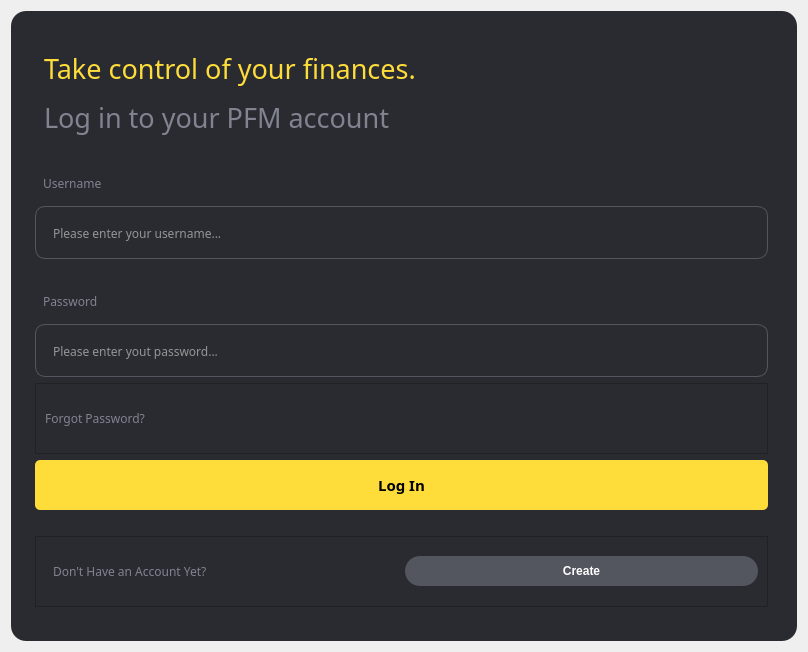
             <widget class="QWidget" name="loginPage">
              <property name="styleSheet">
               <string notr="true"/>
              </property>
              <layout class="QVBoxLayout" name="verticalLayout_3">
               <item>
                <widget class="QFrame" name="loginFrame">
                 <property name="minimumSize">
                  <size>
                   <width>500</width>
                   <height>630</height>
                  </size>
                 </property>
                 <property name="maximumSize">
                  <size>
                   <width>1000</width>
                   <height>700</height>
                  </size>
                 </property>
                 <property name="styleSheet">
                  <string notr="true">#loginFrame{
	background-color: rgb(42, 43, 48);       
   	padding-left: 15px;      
   	padding-right: 20px;       
    padding-top: 25px;          
    padding-bottom: 25px;
	border-radius: 15px;      
}
#username, #password{
	padding-top:25px;
}
QLabel{
	background-color:none;
	padding:5px;
}
QLineEdit{
	height:50px;
	padding: 1px 15 px;
	background-color: rgb(42, 43, 48);
	border: 1px solid rgba(84,86,95,255);
	border-radius: 10px;
	color:rgb(255, 255, 255);
}
#LI_buttonLI{
	background-color: rgb(254, 221, 59);	
	border-radius:5px;
	height:50px;
}
#LI_buttonSignIn{
	color:rgb(255, 255, 255);
	background-color: rgb(84, 86, 95);
	border-radius:15px;
	height:30px;
}
#LI_buttonForgetPassword{
	background-color:rgb(42,43,48);
	color:#808390;
	border-radius:15px;
	height:30px;
}
#username, #password, #LI_noAcc{
	color: rgb(128, 131, 144);
	font-family: Poppins;
}
#LI_ErrorMsg{
	color: rgb(42, 43, 48);
	font-family: Poppins;
}
#frame, #frame_2{
background-color: rgb(42, 43, 48);
}</string>
                 </property>
                 <property name="frameShape">
                  <enum>QFrame::StyledPanel</enum>
                 </property>
                 <property name="frameShadow">
                  <enum>QFrame::Raised</enum>
                 </property>
                 <layout class="QGridLayout" name="gridLayout_4">
                  <item row="1" column="0">
                   <widget class="QLabel" name="username">
                    <property name="sizePolicy">
                     <sizepolicy hsizetype="Preferred" vsizetype="Maximum">
                      <horstretch>0</horstretch>
                      <verstretch>0</verstretch>
                     </sizepolicy>
                    </property>
                    <property name="font">
                     <font>
                      <family>Poppins</family>
                      <pointsize>9</pointsize>
                     </font>
                    </property>
                    <property name="text">
                     <string>Username</string>
                    </property>
                    <property name="alignment">
                     <set>Qt::AlignBottom|Qt::AlignLeading|Qt::AlignLeft</set>
                    </property>
                   </widget>
                  </item>
                  <item row="3" column="0">
                   <widget class="QLabel" name="password">
                    <property name="sizePolicy">
                     <sizepolicy hsizetype="Preferred" vsizetype="Maximum">
                      <horstretch>0</horstretch>
                      <verstretch>0</verstretch>
                     </sizepolicy>
                    </property>
                    <property name="font">
                     <font>
                      <family>Poppins</family>
                      <pointsize>9</pointsize>
                     </font>
                    </property>
                    <property name="text">
                     <string>Password</string>
                    </property>
                    <property name="alignment">
                     <set>Qt::AlignBottom|Qt::AlignLeading|Qt::AlignLeft</set>
                    </property>
                   </widget>
                  </item>
                  <item row="2" column="0">
                   <widget class="QLineEdit" name="LI_inputUsername">
                    <property name="font">
                     <font>
                      <family>Poppins</family>
                      <pointsize>9</pointsize>
                     </font>
                    </property>
                    <property name="placeholderText">
                     <string>Please enter your username...</string>
                    </property>
                   </widget>
                  </item>
                  <item row="4" column="0">
                   <widget class="QLineEdit" name="LI_inputPassword">
                    <property name="font">
                     <font>
                      <family>Poppins</family>
                      <pointsize>9</pointsize>
                     </font>
                    </property>
                    <property name="echoMode">
                     <enum>QLineEdit::Password</enum>
                    </property>
                    <property name="placeholderText">
                     <string>Please enter yout password...</string>
                    </property>
                   </widget>
                  </item>
                  <item row="6" column="0">
                   <widget class="QPushButton" name="LI_buttonLI">
                    <property name="font">
                     <font>
                      <family>Montserrat</family>
                      <pointsize>11</pointsize>
                      <weight>75</weight>
                      <bold>true</bold>
                     </font>
                    </property>
                    <property name="cursor">
                     <cursorShape>PointingHandCursor</cursorShape>
                    </property>
                    <property name="text">
                     <string>Log In</string>
                    </property>
                   </widget>
                  </item>
                  <item row="0" column="0">
                   <widget class="QLabel" name="loginHeader">
                    <property name="font">
                     <font>
                      <family>Poppins Medium</family>
                      <pointsize>13</pointsize>
                     </font>
                    </property>
                    <property name="text">
                     <string>&lt;html&gt;&lt;head/&gt;&lt;body&gt;&lt;p&gt;&lt;span style=&quot; font-size:20pt; color:#fedd3b;&quot;&gt;Take control of your finances.&lt;/span&gt;&lt;/p&gt;&lt;p&gt;&lt;span style=&quot; font-size:20pt; color:#808390;&quot;&gt;Log in to your PFM account&lt;/span&gt;&lt;/p&gt;&lt;/body&gt;&lt;/html&gt;</string>
                    </property>
                   </widget>
                  </item>
                  <item row="7" column="0">
                   <spacer name="horizontalSpacer_2">
                    <property name="orientation">
                     <enum>Qt::Horizontal</enum>
                    </property>
                    <property name="sizeHint" stdset="0">
                     <size>
                      <width>553</width>
                      <height>20</height>
                     </size>
                    </property>
                   </spacer>
                  </item>
                  <item row="5" column="0">
                   <widget class="QFrame" name="frame">
                    <property name="frameShape">
                     <enum>QFrame::StyledPanel</enum>
                    </property>
                    <property name="frameShadow">
                     <enum>QFrame::Raised</enum>
                    </property>
                    <layout class="QHBoxLayout" name="horizontalLayout_2">
                     <item>
                      <widget class="QPushButton" name="LI_buttonForgetPassword">
                       <property name="font">
                        <font>
                         <family>Poppins</family>
                         <pointsize>9</pointsize>
                        </font>
                       </property>
                       <property name="cursor">
                        <cursorShape>PointingHandCursor</cursorShape>
                       </property>
                       <property name="text">
                        <string>Forgot Password?</string>
                       </property>
                      </widget>
                     </item>
                     <item>
                      <spacer name="horizontalSpacer">
                       <property name="orientation">
                        <enum>Qt::Horizontal</enum>
                       </property>
                       <property name="sizeHint" stdset="0">
                        <size>
                         <width>589</width>
                         <height>20</height>
                        </size>
                       </property>
                      </spacer>
                     </item>
                     <item>
                      <widget class="QLabel" name="LI_ErrorMsg">
                       <property name="font">
                        <font>
                         <family>Poppins</family>
                         <pointsize>10</pointsize>
                        </font>
                       </property>
                       <property name="styleSheet">
                        <string notr="true">color: rgb(255, 55, 58);</string>
                       </property>
                       <property name="text">
                        <string/>
                       </property>
                      </widget>
                     </item>
                    </layout>
                   </widget>
                  </item>
                  <item row="8" column="0">
                   <widget class="QFrame" name="frame_2">
                    <property name="frameShape">
                     <enum>QFrame::StyledPanel</enum>
                    </property>
                    <property name="frameShadow">
                     <enum>QFrame::Raised</enum>
                    </property>
                    <layout class="QHBoxLayout" name="horizontalLayout_3">
                     <item>
                      <widget class="QLabel" name="LI_noAcc">
                       <property name="font">
                        <font>
                         <family>Poppins</family>
                         <pointsize>9</pointsize>
                        </font>
                       </property>
                       <property name="text">
                        <string>Don't Have an Account Yet?</string>
                       </property>
                       <property name="alignment">
                        <set>Qt::AlignLeading|Qt::AlignLeft|Qt::AlignVCenter</set>
                       </property>
                      </widget>
                     </item>
                     <item>
                      <widget class="QPushButton" name="LI_buttonSignIn">
                       <property name="font">
                        <font>
                         <family>Segoe UI</family>
                         <pointsize>9</pointsize>
                         <weight>75</weight>
                         <bold>true</bold>
                        </font>
                       </property>
                       <property name="cursor">
                        <cursorShape>PointingHandCursor</cursorShape>
                       </property>
                       <property name="text">
                        <string>Create</string>
                       </property>
                      </widget>
                     </item>
                    </layout>
                   </widget>
                  </item>
                 </layout>
                </widget>
               </item>
              </layout>
             </widget>
